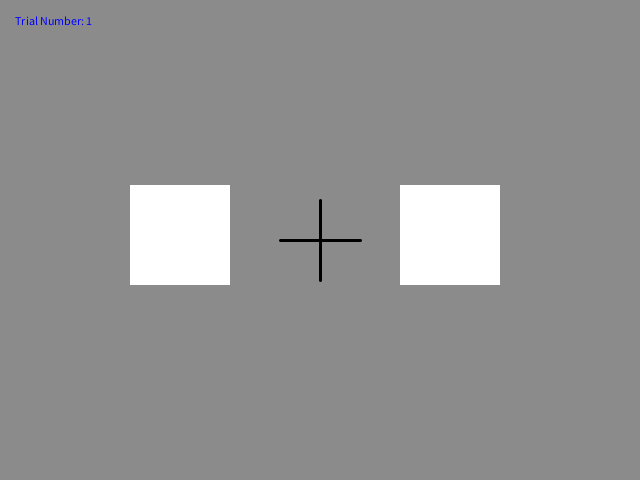
Frame 1 (no input)
Frame 60 (the mouse pressed at the canvas centre just before this capture): identical to frame 1, image omitted
Frame 120 (the mouse held since frame 60 and released just before this capture): identical to frame 1, image omitted

The Processing sketch that drew this single still picture (run headless with seeded random() and noise(); from frame 60 on, the mouse is pressed at the canvas centre):

// Processing sketch: MyPosnerDisplay_week4v3
// ── MyPosnerDisplay_week4v3.pde
//canvas size
//640px wide by 480px tall
//this is a commonly used dimension

int aLeft = 150;
int aRight = 150;
int b = 185;
int c = 100;
int d = 100;

int trialNumber = 1;

int centerX;
int centerY;

int startLeftProbe;
int endLeftProbe;
int leftProbeDuration;
int leftRT;
int startLeftRT;
int endLeftRT;

int arrowDirection; 

int startRightProbe;
int endRightProbe;
int rightProbeDuration;
int rightRT;
int startRightRT;
int endRightRT;

int totalTime = 5000;
int totalCuedTime = 10000;
int totalArrowTime = 5000;

int x = 150;
  
//int durationRT;
int now;
int passedTime;

int savedTime;


boolean lateMessage;

boolean drawLeftProbeBool;
boolean drawRightProbeBool;
boolean timerMessageRight;
boolean timerMessageLeft;
boolean cross;
boolean keyB;


int cued;
boolean probeBool;
boolean istBool;
boolean cuedBool;
boolean leftCued;
boolean rightCued;


int startTrial;
int startCue;
int cueDuration = 1000;
int endCue;

int startIst;
  
int endIst;

int istDuration = 500;

int startProbe;
int endProbe;
int probeDuration = 2000;
 

int fixationDuration = 500;



//setup is stuff that happens only one, draw happens
//again and again in a loop (forever)
void setup() {
  size (640, 480);
  //background(139, 139, 139);

  //initialize variables, after setting canvas size
  centerX = width/2;
  centerY = height/2;
  savedTime = millis();
  lateMessage = false; 
  rightCued = false;
  leftCued = false;
  now = millis();
}


void draw() {
  background(139, 139, 139);
  
   
    fixationCross();
  
 if (cuedBool){
 getCued();
 }

  fill(255, 255, 255);
   if (leftCued){
     rightCued = false;
     stroke(0);
     strokeWeight(4);
     rect(aLeft - 20, b, c, d);
 
  //left rectangle
  }
   noStroke();
   
  rect(aLeft - 20, b, c, d);
 

  //outer right rectangle
   
  fill(255, 255, 255);
  
  if (rightCued){
      leftCued = false;
     
      stroke(0);
      strokeWeight(4);
       rect(aRight + 250, b, c, d);
      
  }
  noStroke();
    
    passedTime = millis() - savedTime;
  
    if(passedTime >= totalTime) {
  
    leftCued = false;
    rightCued = false;
    }
   
  rect(aRight + 250, b, c, d);
  

 
 if (drawLeftProbeBool) {
   //now = millis();
   drawRightProbeBool = false;
          leftProbeTime();
          drawLeftProbe();
          
        
    }
    
    if (drawRightProbeBool) {
       drawLeftProbeBool = false;
      rightProbeTime();
     drawRightProbe();  
    
    }
   
   
  if (timerMessageRight && !drawRightProbeBool){
   
 rightRTMessage();
  
}

if(timerMessageLeft && !drawLeftProbeBool){ pushStyle();
   leftRTMessage();
  }
   


  
  if(cross){
  
    fixationCross();
 
}


if (keyB){
 // now = millis();
  //startCue = now + 500;
 calculateTime();
 if( startCue  <= now && now <= endCue){
    println("this is now" + now);
    
  cuedBool = true;
  getCued();
 
  }
}
 if (cuedBool && !istBool){
 getCued();
 cuedBool = false;
   }
   

 
 if (probeBool  && !istBool){
 getProbe();
 probeBool = false;
  trialNumber += 1;
 }

 fill(0, 0, 255);
     text("Trial Number: " + trialNumber, 15, 25);
     fill(255, 255, 255);


    }
    
    


// ── arrowAndOtherDraws.pde

//display cross (in absence of arrows)
void fixationCross(){
  stroke(0);
  strokeWeight(3);
  line (centerX, centerY + 40, centerX, centerY-40);
  line(centerX - 40, centerY, centerX + 40, centerY);
 
}

//draw grey square inside of left black square
void drawLeftProbe(){
  
  if (leftCued) {
         noStroke();
         fill(130, 130, 130);
         rect(160, 210, 50, 50);
          drawRightProbeBool = false;
          drawLeftProbeBool = true;
  }
          
        // println("testing leftP");
}

//draw grey square inside of right black square
void drawRightProbe(){
  
  if (rightCued) {
  noStroke();
    fill(130, 130, 130);
    rect(425, 210, 50, 50);
     drawLeftProbeBool = false;
      drawRightProbeBool = true;
    //println("testing rightP");
  }

}

//show right reaction time
void rightRTMessage(){
pushStyle();
    fill(0, 0, 255);
    text("Right RT = "+ rightRT + " millisecs. ", 300, 75); 
    popStyle();
  
}

//show left reaction time
void leftRTMessage(){
  fill(0, 0, 255);
    text("Left RT = "+ leftRT  + " millisecs. ", 300, 25); 
    popStyle();
  
}



//determine if right or left cue is displayed

void getCued(){
  
 
 
  cued = (int) random(0, 2);
  
  //savedTime = savedTime + 5000;
  //passedTime = millis() - savedTime;
  
 //if( passedTime <= totalCuedTime) {
  
 //  if(5000 <= passedTime && passedTime <= totalCuedTime) {
  
   if(cued == 0){
   leftCued = true;
   rightCued = false;
   }
  
   if (cued == 1){
   leftCued = false;
   rightCued = true;
    }
 
 
    
   //}
   
   
    if(passedTime >= totalCuedTime) {
      
      drawLeftProbeBool = false;
      drawRightProbeBool = false;
      
      leftCued = false;
      rightCued = false;
      
    }
  
}

void getProbe(){
  
  if(cued == 0){
    drawLeftProbeBool = true;
    drawRightProbeBool = false;
   }
   
    if (cued == 1){
   drawLeftProbeBool = false;
   drawRightProbeBool = true;
    }

}

// ── inputOutput.pde
void keyPressed() {
  
  if (key == '1'){
     savedTime = millis();

     drawLeftProbeBool = true;
 }
  
  
  if (key == '2'){
     savedTime = millis();

    drawRightProbeBool = true;
  }

//move this outside of 
  if (key == 'y' || key == 'Y') {
    trialNumber += 1;
  }

  if (key == 's' || key == 'S') {
    //move the squares further apart
    //if statements prevents squares from going off the screen
  if (aLeft > 40) {
    aRight += 20;
    aLeft -= 20;
  }
    
  }

  if (key == 'a' || key == 'A') {
    //move the squares closer together
    //if statement prevents squares from overlapping
   if (aRight > 125){
    aRight -= 20;
    aLeft +=  20;
    }
  }
  
  if (key == 'b' || key == 'B'){
   now = millis();
   
   keyB = true;
   
    //cross = true;
    
     //  if (passedTime >= totalArrowTime){
   //passedTime =- 5000;
   
   // calculateTime();
    
  
 
 
  // }
  
  

  }
  
  if (key == 'c' || key == 'C'){
     savedTime = millis();
     //showArrow = true;
    //pickDirection();
     
     // int passedTime = millis() - savedTime;
     //println(arrowDirection);
}



  if (key == 'Q' || key == 'q') {
    setup();
    aLeft = 150;
    aRight = 150;
    trialNumber = 1;
    timerMessageLeft = false;
    drawLeftProbeBool = false;
     timerMessageRight = false;
      drawRightProbeBool = false;
  }
  
  if (key ==  ' '){
    if (drawLeftProbeBool){
    timerMessageLeft = true;
    drawLeftProbeBool = false;
    }
    
    if (drawRightProbeBool){
      timerMessageRight = true;
      drawRightProbeBool = false;
     }
  
  }

}




// ── timers.pde
void calculateTime(){

  //startCue = millis() + 500;
 //  now = millis();
  // millis() = now;
  
  startCue = millis() + 500;
  endCue = startCue + cueDuration;
  
   println(startCue);
   println(endCue);
   println(now);
   
 // if( startCue <= now && now <= endCue){
   now = millis();
   if( startCue  <= millis() && millis() <= endCue){
    println("this is now" + now);
    
  cuedBool = true;
  //getCued();
 // println(cuedBool);
 now = millis();
  }
  
 // istBool = true;
  
  startIst = endCue;
  endIst = startIst + istDuration;
  now = millis();
   if( startIst <= now && now <= endIst){
     //if( now <= endIst){
  cuedBool = false;
  istBool = true;
  println(istBool);
  now = millis();
  }
 
  startProbe = endIst;
  endProbe = startProbe + probeDuration;
  
   //if( startProbe >= now && now >= endProbe){
     // if( !cuedBool && now <= endProbe){
      if( startProbe <= now && now <= endProbe){
  istBool = false;
  probeBool = true;
  getProbe();
  println(probeBool);
  }
  
  
  
}



void leftProbeTime(){
  
  passedTime = millis() - savedTime;
   
  //if(passedTime <= totalTime){
     drawLeftProbeBool = true;
     leftRT = passedTime;
 //  }
   if(passedTime >= totalTime) {
     drawLeftProbeBool = false;
      
      }
    }
    
    
    
void rightProbeTime(){
  passedTime = millis() - savedTime;
   
  //if(passedTime <= totalTime){
     drawRightProbeBool = true;
     rightRT = passedTime;
 //  }
   if(passedTime >= totalTime) {
     drawRightProbeBool = false;
      }
    }
    
// void arrowProbeTime(){
//  passedTime = millis() - savedTime;
//   
//  //if(passedTime <= totalTime){
//   showArrow = true;
//   //pickDirection();
// //  }
//   if(passedTime > totalTime) {
//     showArrow = false;
//      }
//    }
    
